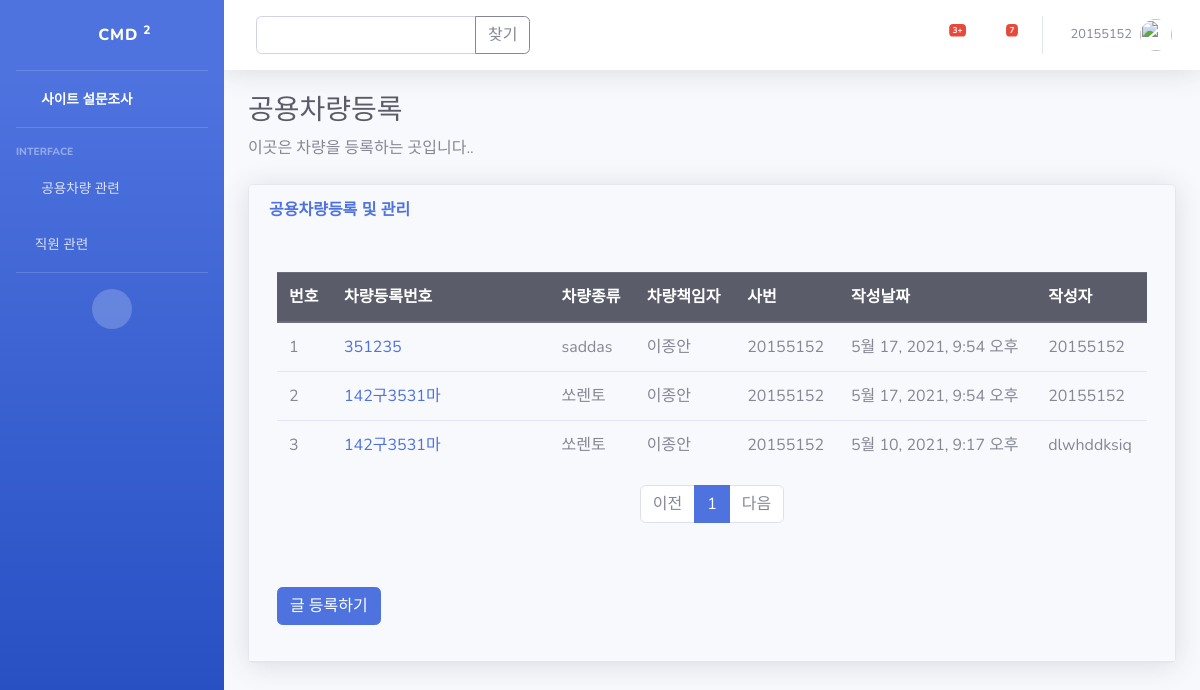
Page /pybo/ (signed in) on the committed database.
### pybo/models.py (models this page shows)
class Question(models.Model):
    Car_num = models.CharField(max_length=15)
    Car_variety = models.CharField(max_length=10)
    Car_manager = models.CharField(max_length=10)
    bussiness_num = models.CharField(max_length=15)
    author = models.ForeignKey(User, on_delete=models.CASCADE)
    create_date = models.DateTimeField()
    modify_date = models.DateTimeField(null=True, blank=True)

### pybo/views.py (the view)
# urls.py: path('', views.index, name='index'),
def index(request):
    page = request.GET.get('page', '1')  # 페이지
    kw = request.GET.get('kw', '')  # 검색어
    question_list = Question.objects.order_by('-create_date')
    if kw:
        question_list = question_list.filter(
            Q(Car_num__icontains=kw)   # 제목검색
        ).distinct()
    paginator = Paginator(question_list, 10)  # 페이지당 10개씩 보여주기
    page_obj = paginator.get_page(page)
    context = {'question_list': page_obj, 'page': page, 'kw': kw}
    return render(request, 'question_list.html', context)

### templates/question_list.html (shortened to what this page needs)
{% extends 'base.html' %}
{% block content %}
    <h1 class="h3 mb-2 text-gray-800">공용차량등록</h1>
    <p class="mb-4">이곳은 차량을 등록하는 곳입니다..
    </p>
    <div class="card shadow mb-4">
    <div class="card-header py-3">
    <div class="row">
    <div class="col-sm-12 col-md-6">
        <h6 class="m-0 font-weight-bold text-primary">공용차량등록 및 관리</h6>
    </div>
    <div class="card-body">
    <div class="table-responsive">
    <table class="table table-bordered" id="dataTable" width="100%" cellspacing="0">
    <tbody>
    <div class="container my-3">
        <table class="table">
            <thead>
            <tr class="thead-dark">
                <th>번호</th>
                <th style="width:25%">차량등록번호</th>
                <th>차량종류</th>
                <th>차량책임자</th>
                <th>사번</th>
                <th>작성날짜</th>
                <th>작성자</th>
            </tr>
            </thead>
            <tbody>
            {% if question_list %}
                {% for question in question_list %}
                    <tr>
                        <td>{{ forloop.counter }}</td>
                        <td>
                            <a href="{% url 'pybo:detail' question.id %}">{{ question.Car_num }}</a>
                        </td>
                        <td>{{ question.Car_variety }}</td>
                        <td>{{ question.Car_manager }}</td>
                        <td>{{ question.bussiness_num }}</td>
                        <td>{{ question.create_date }}</td>
                        <td>{{ question.author.username }}</td>
                    </tr>
                {% endfor %}
            {% else %}
                <tr>
                    <td colspan="3">질문이 없습니다.</td>
                </tr>
            {% endif %}
            </tbody>
        </table>
    </div>
    <ul class="pagination justify-content-center">
        {% if question_list.has_previous %}
            <li class="page-item">
                <a class="page-link" data-page="{{ question_list.previous_page_number }}" href="#">이전</a>
            </li>
        {% else %}
            <li class="page-item disabled">
                <a class="page-link" tabindex="-1" aria-disabled="true" href="#">이전</a>
            </li>
        {% endif %}
        {% for page_number in question_list.paginator.page_range %}
            {% if page_number >= question_list.number|add:-5 and page_number <= question_list.number|add:5 %}
                {% if page_number == question_list.number %}
                    <li class="page-item active" aria-current="page">
                        <a class="page-link" data-page="{{ page_number }}" href="#">{{ page_number }}</a>
                    </li>
                {% else %}
                    <li class="page-item">
                        <a class="page-link" data-page="{{ page_number }}" href="#">{{ page_number }}</a>
                    </li>
                {% endif %}
            {% endif %}
        {% endfor %}
        {% if question_list.has_next %}
            <li class="page-item">
               <a class="page-link" data-page="{{ question_list.next_page_number }}" href="#">다음</a>
            </li>
        {% else %}
            <li class="page-item disabled">
                <a class="page-link" tabindex="-1" aria-disabled="true" href="#">다음</a>
            </li>
        {% endif %}
    </ul>
    {% if user.is_authenticated %}
        <a href="{% url 'pybo:question_create' %}" class="btn btn-primary mt-5">글 등록하기</a>
    {% endif %}
{% endblock %}

### templates/base.html (shortened to what this page needs)
{% load static %}
<!DOCTYPE html>
<html lang="en">
<head>
    <link href={% static "vendor/fontawesome-free/css/all.min.css" %} rel="stylesheet" type="text/css">
    <link href={% static "css/sb-admin-2.min.css" %} rel="stylesheet">
</head>
<body id="page-top">
<div id="wrapper">
    <ul class="navbar-nav bg-gradient-primary sidebar sidebar-dark accordion" id="accordionSidebar">
        <a class="sidebar-brand d-flex align-items-center justify-content-center" href={% url "pybo:index" %}>
            <div class="sidebar-brand-icon rotate-n-15">
                <i class="fas fa-laugh-wink"></i>
            </div>
            <div class="sidebar-brand-text mx-3">CMD <sup>2</sup></div>
        <hr class="sidebar-divider my-0">
        <li class="nav-item active">
            <a class="nav-link" href={% url 'pybo:static' %}>
                <i class="fas fa-fw fa-tachometer-alt"></i>
                <span>사이트 설문조사</span></a>
        </li>
        <hr class="sidebar-divider">
        <div class="sidebar-heading">
            Interface
        </div>
        <li class="nav-item">
            <a class="nav-link collapsed" href="#" data-toggle="collapse" data-target="#collapseOne"
               aria-expanded="true" aria-controls="collapseTwo">
                <i class="fas fa-fw fa-cog"></i>
                <span>공용차량 관련</span>
            </a>
        </li>
        <li class="nav-item">
            <a class="nav-link collapsed" href="#" data-toggle="collapse" data-target="#collapseTwo"
               aria-expanded="true" aria-controls="collapseTwo">
                <i class="fas fa-address-card"></i>
                <span>직원 관련</span>
            </a>
        </li>
        <hr class="sidebar-divider">
        <div class="text-center d-none d-md-inline">
            <button class="rounded-circle border-0" id="sidebarToggle"></button>
        </div>
    </ul>
    <div id="content-wrapper" class="d-flex flex-column">
        <div id="content">
            <nav class="navbar navbar-expand navbar-light bg-white topbar mb-4 static-top shadow">
                <div class="d-none d-sm-inline-block form-inline mr-auto ml-md-3 my-2 my-md-0 mw-100 navbar-search-3">
                    <div class="input-group">
                        <input type="text" class="form-control kw" value="{{ kw|default_if_none:'' }}">
                        <div class="input-group-append">
                            <button class="btn btn-outline-secondary" type="button" id="btn_search">찾기</button>
                        </div>
                    </div>
                </div>
                <ul class="navbar-nav ml-auto">
                    <li class="nav-item dropdown no-arrow mx-1">
                        <a class="nav-link dropdown-toggle" href="#" id="alertsDropdown" role="button"
                           data-toggle="dropdown" aria-haspopup="true" aria-expanded="false">
                            <i class="fas fa-bell fa-fw"></i>
                            <span class="badge badge-danger badge-counter">3+</span>
                        </a>
                    </li>
                    <li class="nav-item dropdown no-arrow mx-1">
                        <a class="nav-link dropdown-toggle" href="#" id="messagesDropdown" role="button"
                           data-toggle="dropdown" aria-haspopup="true" aria-expanded="false">
                            <i class="fas fa-envelope fa-fw"></i>
                            <span class="badge badge-danger badge-counter">7</span>
                        </a>
                    </li>
                    <li class="nav-item dropdown no-arrow">
                        <a class="nav-link dropdown-toggle" href="#" id="userDropdown" role="button"
                           data-toggle="dropdown" aria-haspopup="true" aria-expanded="false">
                            <span class="mr-2 d-none d-lg-inline text-gray-600 small">
                                {% if user.is_authenticated %}
                                    {{ user.username }}</span>
                                {% else %}
                                    <span>로그인을 하세요</span>
                                {% endif %}
                            <img class="img-profile rounded-circle"
                                 src={% static "img/undraw_profile.svg" %}>
                        </a>
                    </li>
                </ul>
            </nav>
            <div class="container-fluid">
                {% block content %}{% endblock %}
</body>
</html>

### rows in the picture
Question: Car_num "351235", Car_variety "saddas", Car_manager "이종안", bussiness_num "20155152", create_date "5월 17, 2021, 9:54 오후", author.username "20155152"
Question: Car_num "142구3531마", Car_variety "쏘렌토", Car_manager "이종안", bussiness_num "20155152", create_date "5월 17, 2021, 9:54 오후", author.username "20155152"
Question: Car_num "142구3531마", Car_variety "쏘렌토", Car_manager "이종안", bussiness_num "20155152", create_date "5월 10, 2021, 9:17 오후", author.username "dlwhddksiq"

### other values in the picture
{{ user.username }} "20155152"
{{ page_number }} "1"
